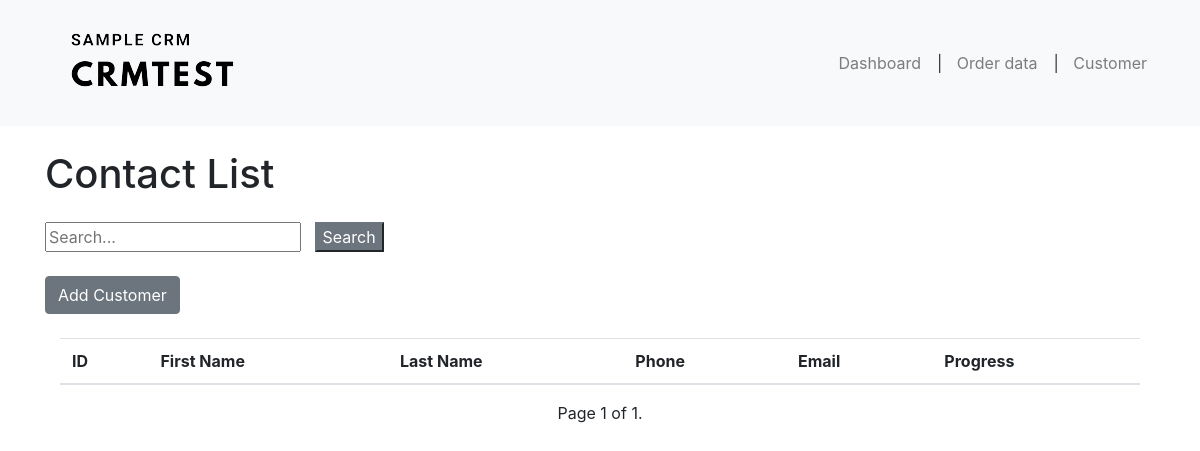
The page /contacts/ on the database as committed earlier.
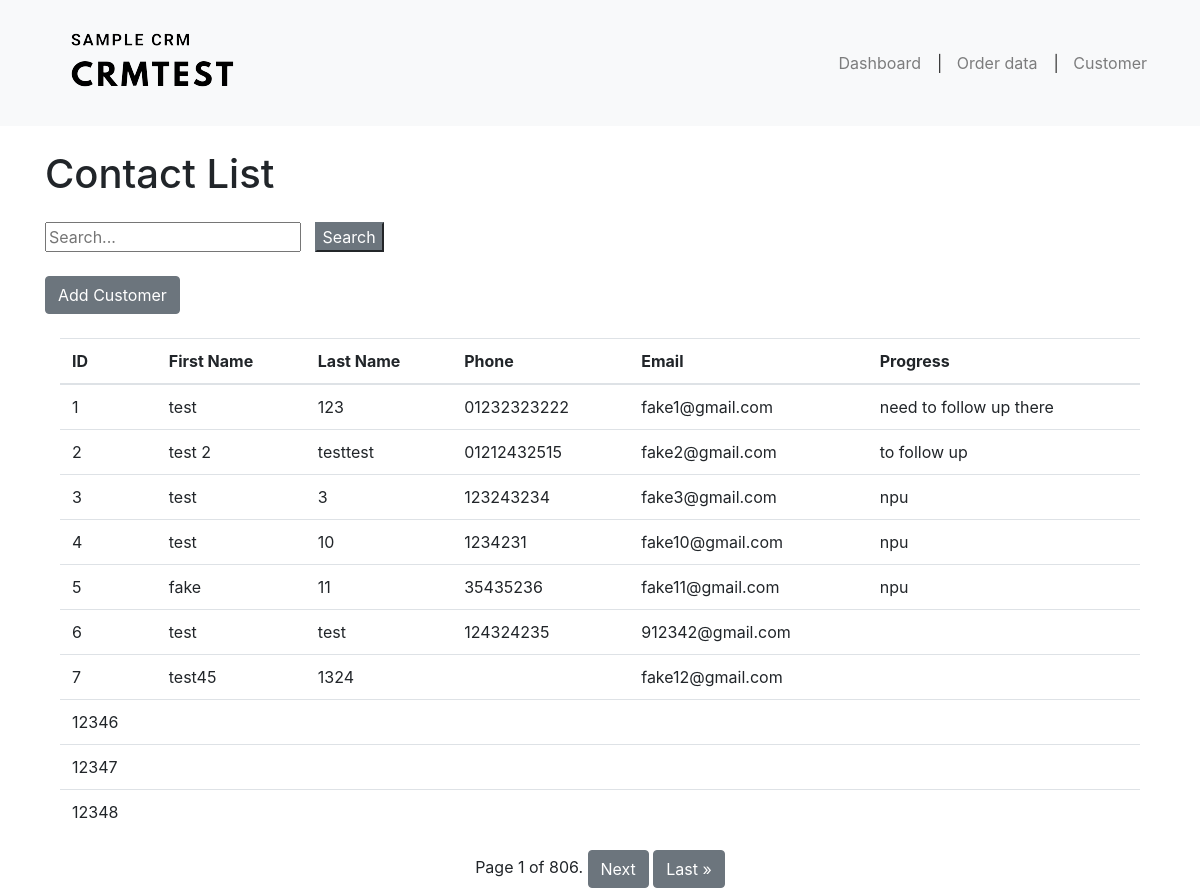
The same page on the database as committed later.
### crmapplication/models.py (models this page shows, shortened)
class Customer(models.Model):
    customer_id = models.AutoField(primary_key=True)
    first_name = models.CharField(max_length = 255,blank=True)
    last_name = models.CharField(max_length = 255, blank=True)
    email = models.EmailField( blank=True)
    phone = models.CharField(max_length=20,blank = True)
    progress = models.CharField(max_length = 255,blank=True)
    address = models.TextField(blank = True)

### crmapplication/views.py (the view)
# urls.py: path('contacts/', views.contact_list, name='contact_list'),
def contact_list(request):
    contacts = Customer.objects.all()
    paginator = Paginator(contacts, 10)  # Show 10 contacts per page
    page = request.GET.get('page')
    contacts = paginator.get_page(page)
    return render(request, 'crm/contact_list.html', {'contacts': contacts})

### crmapplication/templates/crm/contact_list.html (shortened to what this page needs)
{% extends 'base.html' %}
{% load static %}
{% block content %}
<div class="container mt-4">
    <div class="row">
        <h1>Contact List</h1><br/>
    </div>
    <div class="row mt-3">
        <input type="text" id="search-bar" placeholder="Search...">&nbsp&nbsp&nbsp
        <button id="search-button" class="sbtn btn-secondary">Search</button>
    </div>
</div>
<div class="container mt-4">
    <div class="row mt-3">
        <a href="{% url 'customer_detail' %}" class="btn btn-secondary">Add Customer</a>
    </div>
	<br/>
    <table class="table table-hover">
        <thead>
            <tr>
                <th>ID</th>
                <th>First Name</th>
                <th>Last Name</th>
                <th>Phone</th>
                <th>Email</th>
                <th>Progress</th>
            </tr>
        </thead>
        <tbody>
            {% for contact in contacts %}
                <tr class="customer-row" data-customerid="{{ contact.customer_id }}">
                    <td>{{ contact.customer_id }}</td>
                    <td>{{ contact.first_name }}</td>
                    <td>{{ contact.last_name }}</td>
                    <td>{{ contact.phone }}</td>
                    <td>{{ contact.email }}</td>
                    <td>{{ contact.progress }}</td>
                </tr>
            {% endfor %}
        </tbody>
    </table>
    <div class="pagination justify-content-center">
        <span class="step-links">
            <span class="current-page">
                Page {{ contacts.number }} of {{ contacts.paginator.num_pages }}.
            </span>
            {% if contacts.has_next %}
                <a href="?page={{ contacts.next_page_number }}" class="btn btn-secondary">Next</a>
                <a href="?page={{ contacts.paginator.num_pages }}" class="btn btn-secondary">Last &raquo;</a>
            {% endif %}
        </span>
    </div>
</div>
{% endblock %}

Rows that differ between the two databases and show on the page:
added Customer: customer_id "1", first_name "test", last_name "123", phone "01232323222", email "fake1@gmail.com", progress "need to follow up there"
added Customer: customer_id "2", first_name "test 2", last_name "testtest", phone "01212432515", email "fake2@gmail.com", progress "to follow up"
added Customer: customer_id "3", first_name "test", last_name "3", phone "123243234", email "fake3@gmail.com", progress "npu"
added Customer: customer_id "4", first_name "test", last_name "10", phone "1234231", email "fake10@gmail.com", progress "npu"
added Customer: customer_id "5", first_name "fake", last_name "11", phone "35435236", email "fake11@gmail.com", progress "npu"
added Customer: customer_id "6", first_name "test", last_name "test", phone "124324235", email "912342@gmail.com"
added Customer: customer_id "7", first_name "test45", last_name "1324", email "fake12@gmail.com"
added Customer: customer_id "12346"
added Customer: customer_id "12347"
added Customer: customer_id "12348"
Other text that changed with them:
{{ contacts.paginator.num_pages }}: "1" → "806"
text now shown: "Next Last »"
